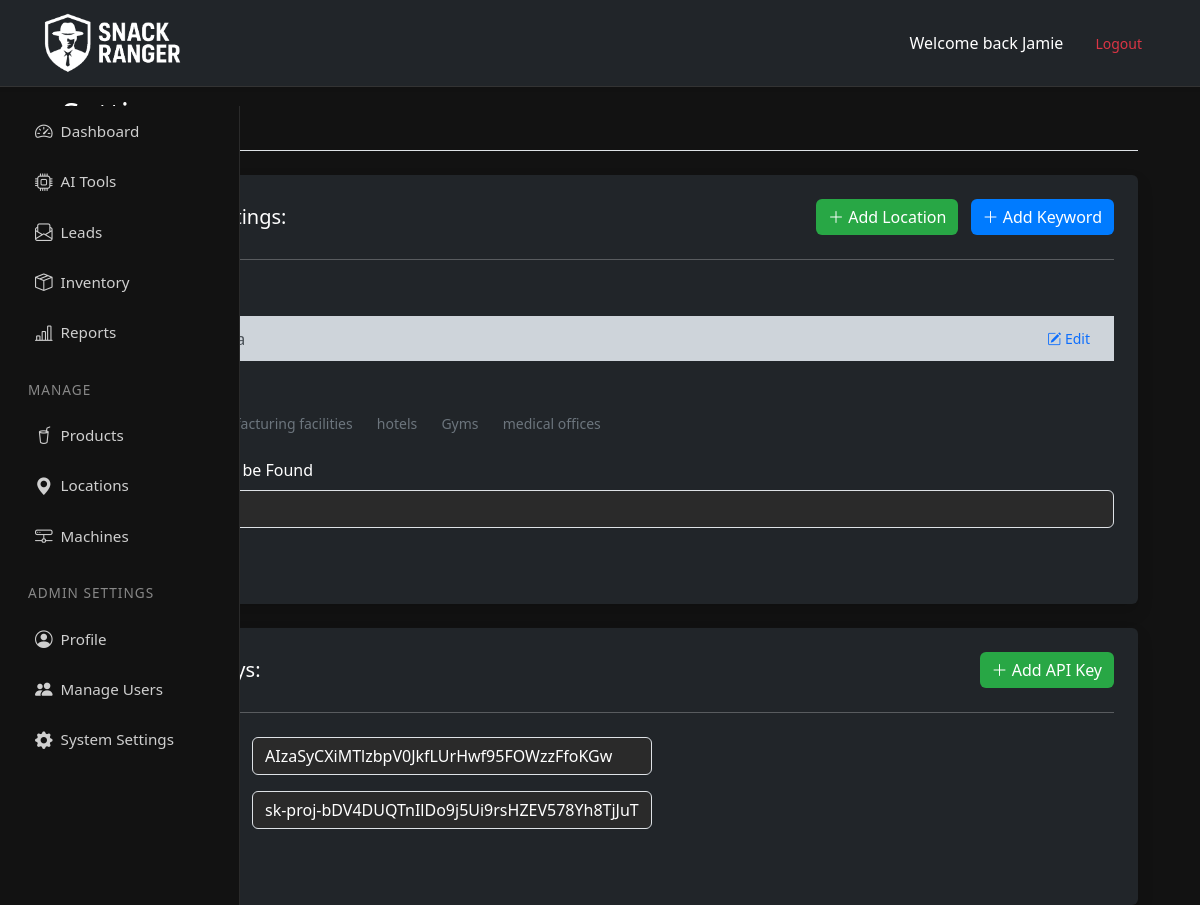
/Settings/ (signed in), run on an earlier commit of the app's database.
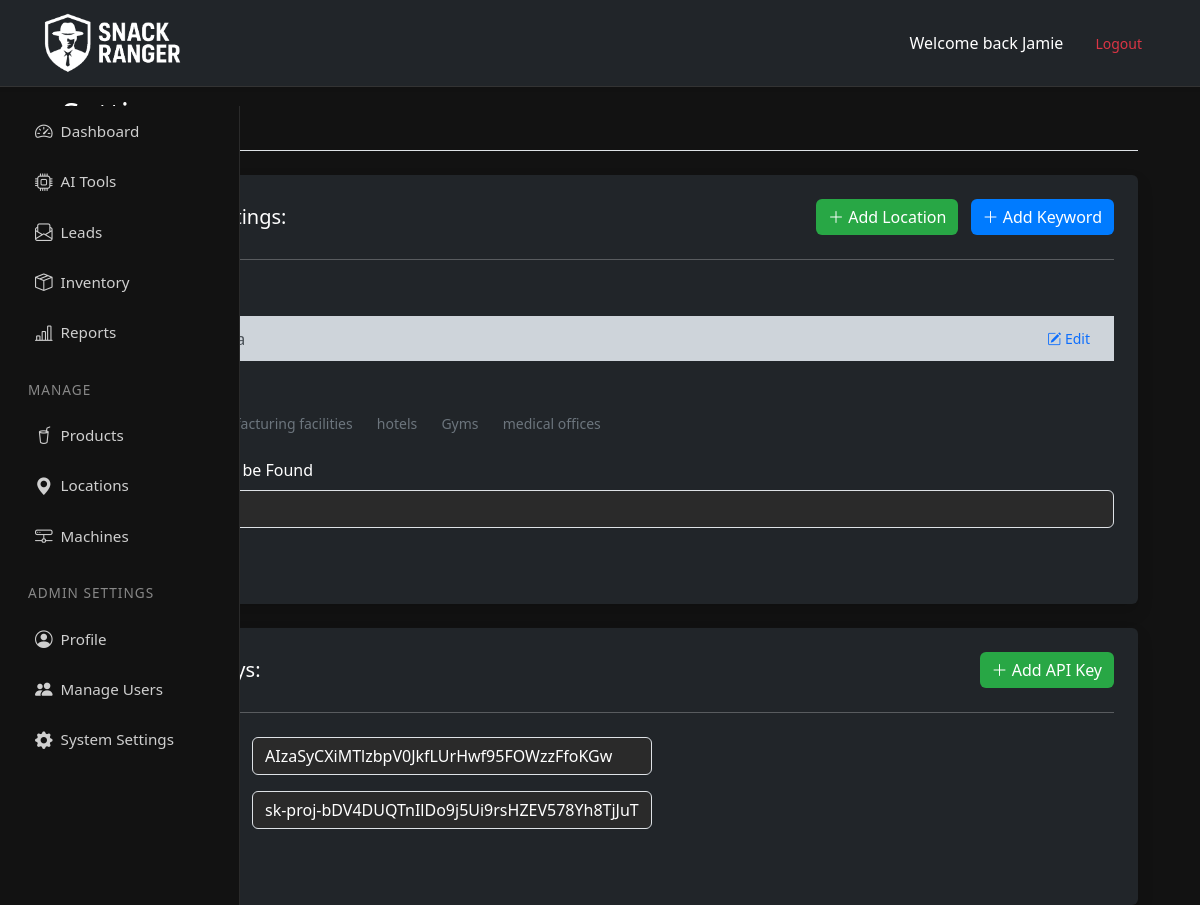
And on a later commit of the database.
### dashBoardSettings/models.py (models this page shows, shortened)
class LocationPoints(models.Model):
    user = models.ForeignKey(User, on_delete=models.CASCADE, related_name='location_points')
    location_name = models.CharField(max_length=255)
    points = models.JSONField()  # Stores a list of lat/lng dicts
    created_at = models.DateTimeField(auto_now_add=True)

class LeadSearchSetting(models.Model):
    user = models.OneToOneField(User, on_delete=models.CASCADE, related_name='lead_settings')
    numbLeads = models.IntegerField(default=10)
    keywords = models.JSONField(default=list, blank=True)
    created_at = models.DateTimeField(auto_now_add=True)
    updated_at = models.DateTimeField(auto_now=True)

class ApiKey(models.Model):
    user = models.ForeignKey(User, on_delete=models.CASCADE, related_name='api_keys')
    name = models.CharField(max_length=255)  # Optional name like "Google Maps", "Yelp", etc.
    key = models.CharField(max_length=512)   # API keys are long strings
    created_at = models.DateTimeField(auto_now_add=True)
    updated_at = models.DateTimeField(auto_now=True)

### pages/views.py (the view)
# urls.py: path('Settings/', page.settings, name='settings'),
@login_required
def settings(request):
    setting, _ = LeadSearchSetting.objects.get_or_create(user=request.user)
    context = {
        'setting': setting,
        'api_keys': ApiKey.objects.all(),
        'locations': LocationPoints.objects.filter(user=request.user)
    }
    return render(request, 'dashboard/settings.html', context)

### pages/templates/dashboard/settings.html (shortened to what this page needs)
{% extends 'pages/base.html' %}
{% block content %}
<div class="d-flex justify-content-between align-items-center pt-3 pb-2 mb-4 border-bottom">
    <h1 class="h2">Settings</h1>
</div>
<form method="post" action="{% url 'update_lead_settings' %}" class="bg-dark p-4 rounded shadow">
<div class="d-flex justify-content-between align-items-center mb-3">
  <h5 class="mb-0">Lead Search Settings:</h5>
  <div>
    <button type="button" class="btn btn-success me-2" data-bs-toggle="modal" data-bs-target="#addLocationModal">
      <i class="bi bi-plus-lg"></i> Add Location
    </button>
    <button type="button" class="btn btn-primary" data-bs-toggle="modal" data-bs-target="#addKeywordModal">
      <i class="bi bi-plus-lg"></i> Add Keyword
    </button>
  </div>
</div>
 <hr class="my-4">
<div class="mb-3">
  <label class="form-label">Saved Locations:</label>
  {% if locations %}
    <ul class="list-group list-group-flush bg-dark">
      {% for loc in locations %}
      <li class="list-group-item list-group-item-dark d-flex justify-content-between align-items-center">
        <button type="button" class="btn btn-sm btn-outline-primary" data-bs-toggle="modal" data-bs-target="#editLocationModal" data-location-id="{{ loc.id }}">
          <i class="bi bi-pencil-square"></i> Edit
        </button>
      </li>
      {% endfor %}
    </ul>
  {% else %}
    <p class="text-muted">No locations saved yet.</p>
  {% endif %}
</div>
<div class="mb-3">
  <label class="form-label">Current Keywords:</label>
  <div>
    {% for keyword in setting.keywords %}
      <span class="btn btn-outline-secondary btn-sm me-1 mb-1">{{ keyword }}</span>
    {% empty %}
      <p class="text-muted">No keywords added yet.</p>
    {% endfor %}
  </div>
</div>
    <div class="mb-3">
        <label for="numbLeads" class="form-label">Number Of Leads to be Found</label>
        <input type="text" class="form-control" id="numbLeads" name="numbLeads" value="{{ setting.numbLeads }}">
    </div>
    <button type="submit" class="btn btn-primary">Save Settings</button>
</form>
{% if request.user.is_superuser %}
<form method="post" action="{% url 'update_ApiKey_settings' %}" class="bg-dark p-4 rounded shadow">
    <div class="d-flex justify-content-between align-items-center mb-3">
      <h5 class="mb-0">Edit Your API Keys:</h5>
      <button type="button" class="btn btn-success" data-bs-toggle="modal" data-bs-target="#addApiKeyModal">
          <i class="bi bi-plus-lg"></i> Add API Key
      </button>
    </div>
    <hr class="my-4">
    {% for key in api_keys %}
    <div class="mb-3 d-flex align-items-center">
        <label class="form-label me-3" style="min-width: 150px;">{{ key.name }}</label>
        <input
            type="text"
            class="form-control"
            name="api_key_{{ key.id }}"
            value="{{ key.key }}"
            style="max-width: 400px;"
        >
    </div>
    {% empty %}
    <p>No API keys found.</p>
    {% endfor %}
    <button type="submit" class="btn btn-primary">Save ApiKeys</button>
</form>
{% endif %}
{% endblock %}

### pages/templates/pages/base.html (shortened to what this page needs)
{% load static %}
<!DOCTYPE html>
<html lang="en">
<head>
    <link href="https://cdn.jsdelivr.net/npm/bootstrap@5.3.0/dist/css/bootstrap.min.css" rel="stylesheet">
    <link rel="stylesheet" href="https://cdn.jsdelivr.net/npm/bootstrap@5.3.0/dist/css/bootstrap.min.css">
    <link rel="stylesheet" href="https://cdn.jsdelivr.net/npm/bootstrap-icons/font/bootstrap-icons.css">
    {% if user.is_authenticated %}
        <link rel="stylesheet" href="{% static 'css/styleDashboard.css' %}">
    {% endif %}
</head>
<body class="bg-cover text-white">
    <div class="bg-overlay">
        {% include 'pages/nav.html' %}
        <div class="container mt-4">
            <div class="container-fluid">
                <div class="row">
                    {% if user.is_authenticated %}
                        {% include 'dashboard/sidebar.html' %}
                        <div id="live-logs" style="position: fixed; top: 106px; right: 2px; width: 300px;  background: transparent; color: #0f0; font-size: 10px; font-family: monospace;  overflow-y: auto; padding: 10px; border: none; z-index: 9999;">
                        </div>
                    {% endif %}
                    <main class="{% if user.is_authenticated %}main-content{% endif %}">
                        {% block content %}{% endblock %}
                    </main>
                </div>
            </div>
        </div>
    </div>
</body>
</html>

### pages/templates/pages/nav.html (shortened to what this page needs)
{% load static %}
<nav class="navbar navbar-expand-lg navbar-dark bg-dark shadow-sm">
    <div class="container">
        <a class="navbar-brand d-flex align-items-center" href="{% url 'home' %}">
            <img src="{% static 'images/logos/smallSnacRanger.png' %}" alt="Snack Ranger Logo" style="height: 60px; width: auto;">
        </a>
        <div class="collapse navbar-collapse" id="navbarNav">
            <ul class="navbar-nav ms-auto align-items-center">
                {% if not user.is_authenticated %}
                <li class="nav-item">
                    <a class="nav-link" href="{% url 'learnMore' %}">Learn More</a>
                </li>
                <li class="nav-item">
                    <a class="nav-link" href="{% url 'aboutUs' %}">About Us</a>
                </li>
                <li class="nav-item">
                    <a class="nav-link" href="{% url 'sellToUs' %}">Sell To Us</a>
                </li>
                 {% else %}
                 <li class="nav-item">
                    Welcome back {{ user.username|capfirst }}
                 </li>
            {% endif %}
                {% if user.is_authenticated %}
                    <li class="nav-item ms-3">
                        <form action="{% url 'logout' %}" method="post" class="d-inline">
                            <button type="submit" class="btn btn-outline-danger btn-sm px-3">Logout</button>
                        </form>
                    </li>
                {% else %}
                    <li class="nav-item ms-3">
                        <a class="nav-link fw-semibold text-white" href="{% url 'login' %}">Login</a>
                    </li>
                {% endif %}
            </ul>
        </div>
    </div>
</nav>

### pages/templates/dashboard/sidebar.html
<nav class="sidebar">
    <div class="position-sticky">
        <ul class="nav flex-column">
            <li class="nav-item">
                <a class="nav-link" href="{% url 'dashboard' %}">
                    <i class="bi bi-speedometer2"></i> Dashboard
                </a>
            </li>
            <li class="nav-item">
                <a class="nav-link" href="{% url 'aiTools' %}">
                    <i class="bi bi-cpu"></i> AI Tools
                </a>
            </li>
            <li class="nav-item">
                <a class="nav-link" href="{% url 'leads' %}">
                    <i class="bi bi-envelope-paper"></i> Leads
                </a>
            </li>
            <li class="nav-item">
                <a class="nav-link" href="{% url 'inventory' %}">
                    <i class="bi bi-box-seam"></i> Inventory
                </a>
            </li>
            <li class="nav-item">
                <a class="nav-link" href="{% url 'reports' %}">
                    <i class="bi bi-bar-chart-line"></i> Reports
                </a>
            </li>
        </ul>
        <h6 class="px-3 mt-4">Manage</h6>
        <ul class="nav flex-column">
            <li class="nav-item">
                <a class="nav-link" href="#">
                    <i class="bi bi-cup-straw"></i> Products
                </a>
            </li>
            <li class="nav-item">
                <a class="nav-link" href="#">
                    <i class="bi bi-geo-alt-fill"></i> Locations
                </a>
            </li>
            <li class="nav-item">
                <a class="nav-link" href="#">
                    <i class="bi bi-hdd-network"></i> Machines
                </a>
            </li>
        </ul>
        <h6 class="px-3 mt-4">Admin Settings</h6>
        <ul class="nav flex-column">
            <li class="nav-item">
                <a class="nav-link" href="#">
                    <i class="bi bi-person-circle"></i> Profile
                </a>
            </li>
            {% if request.user.is_superuser %}
            <li class="nav-item">
                <a class="nav-link" href="#">
                    <i class="bi bi-people-fill"></i> Manage Users
                </a>
            </li>
            <li class="nav-item">
                <a class="nav-link" href="{% url 'settings' %}">
                    <i class="bi bi-gear-fill"></i> System Settings
                </a>
            </li>
            {% endif %}
        </ul>
    </div>
</nav>

### static/css/styleDashboard.css (style rules this page uses)
body { background-color: #121212; color: #f0f0f0; font-family: 'Segoe UI', Tahoma, Geneva, Verdana, sans-serif; }
.main-content { padding-top: 56px; padding-right: 20px; padding-left: 20px; }
.navbar { position: fixed; top: 0; left: 0; right: 0; z-index: 1050; }
.navbar, .navbar-dark { background-color: #1f1f1f; border-bottom: 1px solid #333; }
.navbar .nav-link, .navbar-brand { color: #f0f0f0 !important; }
.sidebar { background-color: #1e1e1e; border-right: 1px solid #333; min-height: 100vh; }
.sidebar .nav-link { color: #ccc; }
.btn { border: none; transition: all 0.2s ease; }
.btn-primary { background-color: #007bff; color: #fff; }
.btn-success { background-color: #28a745; }
input, select, textarea { background-color: #2a2a2a !important; color: #fff !important; border: 1px solid #444; }
input::placeholder { color: #aaa !important; }
h1, h2, h3, h4, h5, h6 { color: #fff; }
a { color: #00bcd4; }
.mt-4 { margin-top: 1.5rem !important; }
.mb-3 { margin-bottom: 1rem !important; }
.mb-4 { margin-bottom: 1.5rem !important; }
.sidebar { position: fixed; top: 106px; left: 0; width: 240px; height: calc(100vh - 56px); background-color: #121212; overflow-y: auto; z-index: 1000; border-right: 1px solid #2a2a2a; }
.sidebar h6 { color: #888; font-size: 0.85rem; margin-top: 2rem; margin-bottom: 0.75rem; text-transform: uppercase; letter-spacing: 1px; }
.sidebar .nav-link { color: #cfcfcf; padding: 0.75rem 1.25rem; font-size: 0.95rem; display: flex; align-items: center; gap: 0.5rem; border-left: 3px solid transparent; transition: background 0.3s, border-left 0.3s; }
.sidebar .nav-link i { font-size: 1.1rem; }
.sidebar ul.nav.flex-column { margin-bottom: 1rem; }

What changed in the data, as far as the page shows it:
changed LeadSearchSetting: numbLeads "5" → "2"
